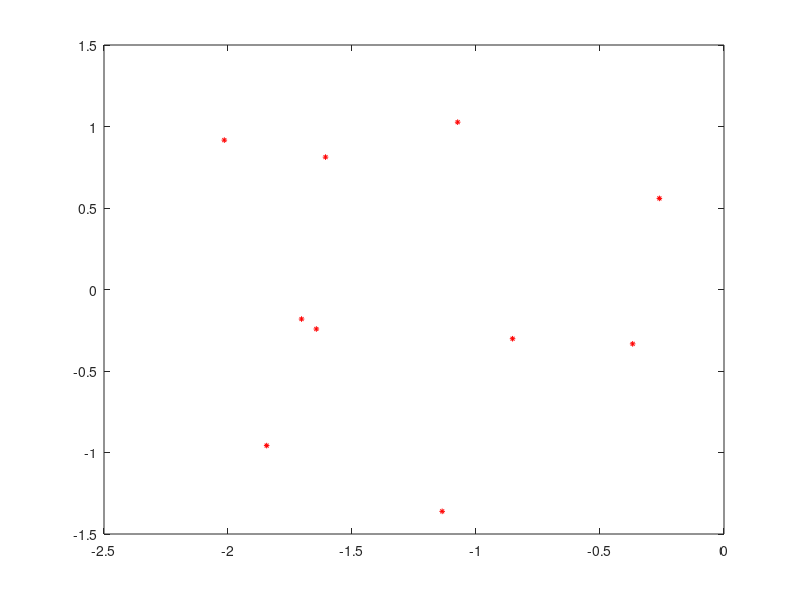

Here is the MATLAB script that generated this plot:
n = 10;

figure;
for i = 1:24
  A = round(rand(n));
  A = triu(A) + triu(A,1)';
  A = A - diag(diag(A));
  [U,S,V] = svd(A);
  %Um(:,i,:) = U(:,1:2);
  TG(:,i,:) = A;
end


[U,S,V] = svd(A);

disp(size(TG))

M = U(:,1:2)'*A;

figure;
plot(M(1,:),M(2,:),'r*','markersize',4)